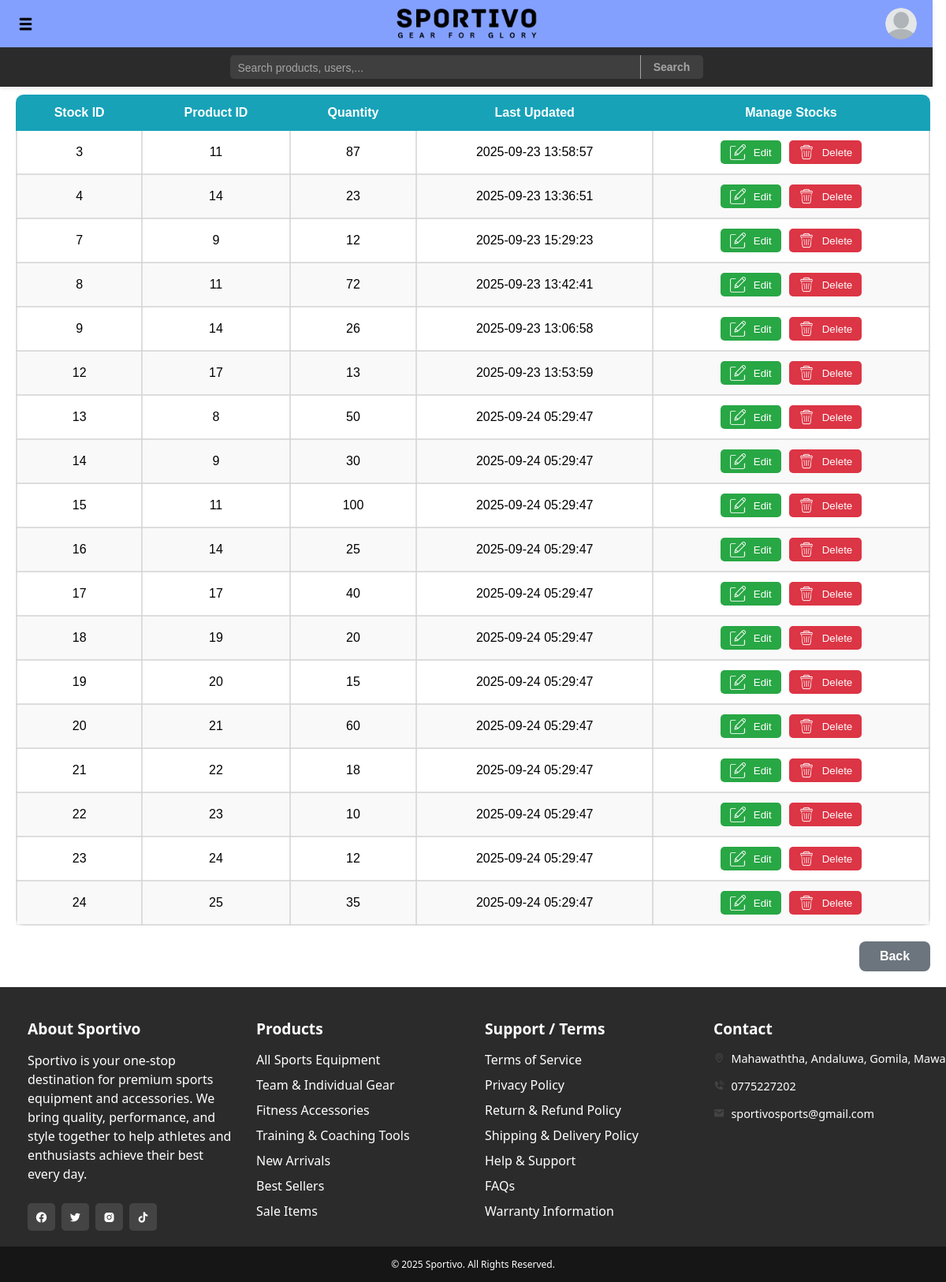
Screenshot of /stocks.php with the database file from the repository.
### tables this page shows
CREATE TABLE `stocks` (
  `stock_id` int(11) NOT NULL,
  `product_id` int(11) DEFAULT NULL,
  `quantity` int(11) DEFAULT NULL,
  `last_updated` datetime DEFAULT NULL
);

### stocks.php (the view, shortened to what this page needs)
<?php
include 'adminHeader.php';
?>
<div class="stocks-container">
    <div class="table-container">
        <table>
        <thead>
            <tr>
                <th>Stock ID</th>
                <th>Product ID</th>
                <th>Quantity</th>
                <th>Last Updated</th>
                <th>Manage Stocks</th>
            </tr>
        </thead>
    <?php
        $sql="SELECT * FROM stocks;";
        $result=mysqli_query($connect,$sql);
        if (mysqli_num_rows($result)>0) {
            while ($row=mysqli_fetch_assoc($result)) {
            echo"<tr>";
            echo"<td>".$row['stock_id']."</td>";
            echo"<td>".$row['product_id']."</td>";
            echo"<td>".$row['quantity']."</td>";
            echo"<td>".$row['last_updated']."</td>";
            echo "<td>
                    <div class='actions-container'>
                        <button class='edit' onclick=\"location.href='updateStock.php?id={$row['stock_id']}&from=stocks'\"><img src='imgs/edit.png' class='btn-icon' alt='view-icon'>Edit</button>
                        <button class='delete' onclick=\"location.href='includes/deleteStock.inc.php?id={$row['stock_id']}&from=stocks'\"><img src='imgs/trash.png' class='btn-icon' alt='view-icon'>Delete</button>
                    </div>
                </td>";
            echo"</tr>";
            }
        }
    ?>
    </table>
    </div>
    <a href="adminDashboard.php" class="btn-back">Back</a>
</div>
<?php
include 'footer.php';
?>

### css/style.css (style rules this page uses)
html, body { height: 100%; margin: 0; font-family: 'Segoe UI', Tahoma, Geneva, Verdana, sans-serif; overflow-x: hidden; }
:root { --main-color: #1e1e1e; --secondary-color: #444444; --text-color: #ffffff; }

### css/stocks.css (style rules this page uses)
.stocks-container { font-family: Arial, sans-serif; background-color: #ffffff; margin: 0; padding: 20px; }
.table-container { width: 100%; overflow-x: auto; }
table { width: 100%; border-collapse: collapse; background-color: #fff; border-radius: 10px; overflow: hidden; box-shadow: 0 4px 10px rgba(0,0,0,0.1); }
thead { background-color: #17a2b8; color: #fff; }
thead th { padding: 12px 15px; text-align: center; font-weight: 600; border: 2px solid #17a2b8; }
tbody tr { border-bottom: 1px solid #ddd; }
tbody tr:nth-child(even) { background-color: #f9f9f9; }
tbody td { padding: 12px 15px; border: 2px solid #d5d5d5c6; text-align: center; }
.actions-container { display: flex; flex-wrap: wrap; justify-content: center; align-items: center; gap: 10px; }
button { display: flex; flex-direction: row; justify-content: center; align-items: center; gap: 10px; }
.btn-icon { width: 20px; height: 20px; }
button.edit, button.delete { padding: 5px 12px; border: none; border-radius: 5px; color: #fff; font-weight: 500; cursor: pointer; transition: background 0.3s ease; }
button.edit { background-color: #28a745; }
button.delete { background-color: #dc3545; }
.btn-back { float: right; width: 50px; padding: 10px 20px; border-radius: 8px; font-weight: bold; display: flex; justify-content: center; align-items: center; cursor: pointer; text-decoration: none; transition: 0.3s; border: none; outline: none; margin: 20px 0px 20px 0px; }
.btn-back { background-color: #6c757d; color: #fff; }
@media (min-width: 1000px) { .table-container { display: flex; justify-content: center; } }

### rows the page displays
stocks: stock_id "3", product "11", quantity "87", last_updated "2025-09-23 13:58:57"
stocks: stock_id "4", product "14", quantity "23", last_updated "2025-09-23 13:36:51"
stocks: stock_id "7", product "9", quantity "12", last_updated "2025-09-23 15:29:23"
stocks: stock_id "8", product "11", quantity "72", last_updated "2025-09-23 13:42:41"
stocks: stock_id "9", product "14", quantity "26", last_updated "2025-09-23 13:06:58"
stocks: stock_id "12", product "17", quantity "13", last_updated "2025-09-23 13:53:59"
stocks: stock_id "13", product "8", quantity "50", last_updated "2025-09-24 05:29:47"
stocks: stock_id "14", product "9", quantity "30", last_updated "2025-09-24 05:29:47"
stocks: stock_id "15", product "11", quantity "100", last_updated "2025-09-24 05:29:47"
stocks: stock_id "16", product "14", quantity "25", last_updated "2025-09-24 05:29:47"
stocks: stock_id "17", product "17", quantity "40", last_updated "2025-09-24 05:29:47"
stocks: stock_id "18", product "19", quantity "20", last_updated "2025-09-24 05:29:47"
stocks: stock_id "19", product "20", quantity "15", last_updated "2025-09-24 05:29:47"
stocks: stock_id "20", product "21", quantity "60", last_updated "2025-09-24 05:29:47"
stocks: stock_id "21", product "22", quantity "18", last_updated "2025-09-24 05:29:47"
stocks: stock_id "22", product "23", quantity "10", last_updated "2025-09-24 05:29:47"
stocks: stock_id "23", product "24", quantity "12", last_updated "2025-09-24 05:29:47"
stocks: stock_id "24", product "25", quantity "35", last_updated "2025-09-24 05:29:47"
